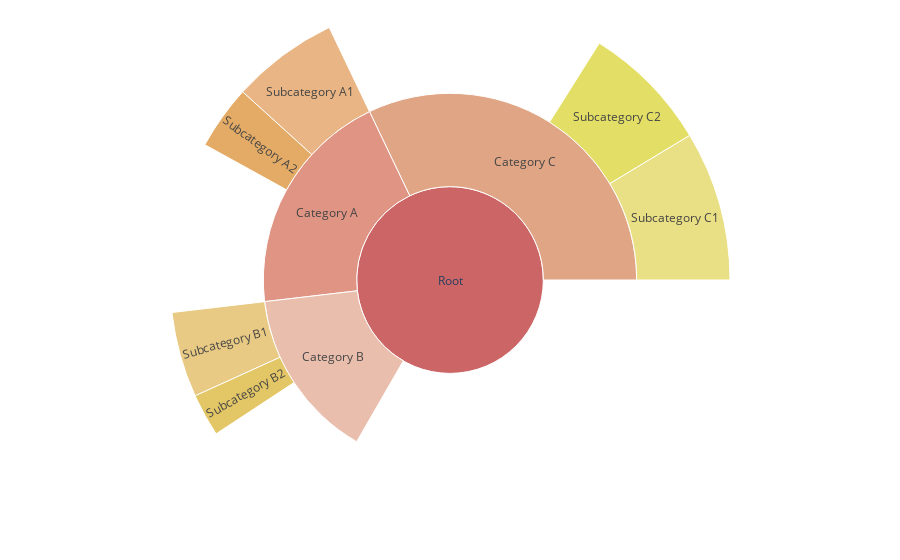

Notebook code cell kept with this figure:
### Code cell
import plotly.express as px
import colorsys

def generate_colors(data, base_hue=0):
    colors = {}
    depth_map = {name: 0 for name in data['character']}
    
    # Calculate depth for each node
    for name, parent in zip(data['character'], data['parent']):
        if parent:
            depth_map[name] = depth_map[parent] + 1
    
    # Assign colors
    for i, (name, parent) in enumerate(zip(data['character'], data['parent'])):
        depth = depth_map[name]
        if parent == "":
            hue = base_hue
        else:
            if parent not in colors:
                # If parent color is not yet assigned, use a default hue
                parent_hue = base_hue
            else:
                # Convert parent color from hex to RGB, then to HLS
                parent_rgb = tuple(int(colors[parent].lstrip('#')[i:i+2], 16) for i in (0, 2, 4))
                parent_hue = colorsys.rgb_to_hls(*[c/255 for c in parent_rgb])[0] * 360
            hue_range = 120 / (depth + 1)
            hue = (parent_hue + hue_range * (i + 1) / (len(data['character']) + 1)) % 360
        
        saturation = min(50 + depth * 10, 100)
        lightness = 60 + (depth % 2) * 20 - (i % 2) * 10
        
        rgb = colorsys.hls_to_rgb(hue / 360, lightness / 100, saturation / 100)
        color = '#{:02x}{:02x}{:02x}'.format(int(rgb[0] * 255), int(rgb[1] * 255), int(rgb[2] * 255))
        
        colors[name] = color
    
    return colors

# Example data
data = dict(
    character=["Root", "Category A", "Category B", "Category C", 
               "Subcategory A1", "Subcategory A2", "Subcategory B1", "Subcategory B2",
               "Subcategory C1", "Subcategory C2"],
    parent=["", "Root", "Root", "Root", 
            "Category A", "Category A", "Category B", "Category B",
            "Category C", "Category C"],
    value=[27, 8, 6, 13, 5, 3, 4, 2, 7, 6]
)

# Generate colors
color_map = generate_colors(data)

# Create sunburst chart
fig = px.sunburst(
    data,
    names='character',
    parents='parent',
    values='value',
    color='character',
    color_discrete_map=color_map
)

fig.update_layout(margin = dict(t=0, l=0, r=0, b=0))

# Display the figure
fig.show()

# Print color map for reference
print("\nColor map:")
for name, color in color_map.items():
    print(f"{name}: {color}")

# Print Plotly version
import plotly
print(f"\nPlotly version: {plotly.__version__}")

### Figure 1 — Plotly figure (JSON) as saved in the notebook; plotly's stock layout.template omitted (floating-point values rounded to 4 significant figures)
{"data": [{"domain": {"x": [0, 1], "y": [0, 1]}, "hovertemplate": "character=%{label}<br>value=%{value}<br>parent=%{parent}<extra></extra>", "labels": ["Root", "Category A", "Category B", "Category C", "Subcategory A1", "Subcategory A2", "Subcategory B1", "Subcategory B2", "Subcategory C1", "Subcategory C2"], "marker": {"colors": ["#cc6565", "#e09584", "#eabead", "#e0a584", "#e09751", "#d88826", "#e0b551", "#d8ae26", "#e0d251", "#d8d226"]}, "name": "", "parents": ["", "Root", "Root", "Root", "Category A", "Category A", "Category B", "Category B", "Category C", "Category C"], "type": "sunburst", "values": [27, 8, 6, 13, 5, 3, 4, 2, 7, 6]}], "layout": {"legend": {"tracegroupgap": 0}, "margin": {"b": 0, "l": 0, "r": 0, "t": 0}}}
